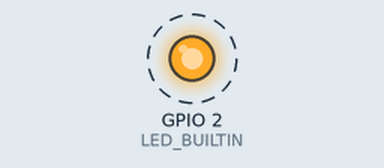
Recording of a sketch running on a simulated ESP32. Shown: output pins drawn as LEDs (lit = HIGH). Dashed ring = blinking. What the sketch prints to the serial monitor is not drawn.

Above: at 0.05 s.
Timing chart, 0 to 3.0 s (numbered marks = the images above):
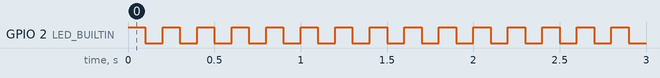

Measured:
- by itself, GPIO 2 (LED_BUILTIN): alternates HIGH for 0.10 s and LOW for 0.10 s

The sketch:

esp32-rtos.ino
```cpp
#if CONFIG_FREERTOS_UNICORE
#define ARDUINO_RUNNING_CORE 0
#else
#define ARDUINO_RUNNING_CORE 1
#endif

void villog(void * param);
void sorosport(void *param);

void setup() {
  //soros port be
  Serial.begin(115200);
  xTaskCreatePinnedToCore(villog, "villog", 1024, NULL, 2, NULL, ARDUINO_RUNNING_CORE);
  xTaskCreatePinnedToCore(sorosport, "sorosport", 1024, NULL, 2, NULL, ARDUINO_RUNNING_CORE);
}

void loop() {
  //üres, mert a FreeRTOS ütemez
}

void villog(void * param)
{
  (void) param; //ütemezés

  //egyszeri setup a taszk előtt
  pinMode(LED_BUILTIN, OUTPUT);
  while (true)
  {
    digitalWrite(LED_BUILTIN, HIGH);
    vTaskDelay(100 *  portTICK_PERIOD_MS);
    digitalWrite(LED_BUILTIN, LOW);
    vTaskDelay(100 *  portTICK_PERIOD_MS);
  }
}

void sorosport(void *param)
{
  (void) param; //ütemezés
  while (true)
  {
    Serial.println("FreeRTOS...");
    vTaskDelay(1000 *  portTICK_PERIOD_MS);
  }
}
```
